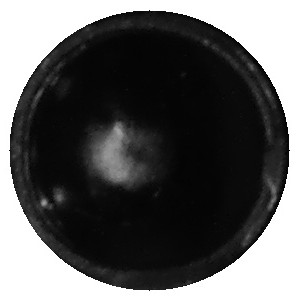
#> input picture train_good/proc_perfect11.jpg, 300 x 300 px; its folder holds 4 pictures in this run
$ python GFA.py
#> lines starting #> are read from the running program, lines starting #| are printed output that depends on the picture; after the words box and inside, x2 and y2 are one past the last pixel; in counts of white or black regions, pixels touching at a corner belong together; long printed decimals are rounded
import cv2
import numpy as np
import os
import glob
import pandas as pd

def calculate_metrics(img):
    """
    Calculates geometric features including roughness and defect depth.
    """
    # Ensure binary (0 or 255)
    _, thresh = cv2.threshold(img, 127, 255, cv2.THRESH_BINARY)

    # Find External Contour
    contours, _ = cv2.findContours(thresh, cv2.RETR_EXTERNAL, cv2.CHAIN_APPROX_SIMPLE)

    if not contours:
        return None

    # Assume the largest contour is the pellet
    c = max(contours, key=cv2.contourArea)

    # 1. Area & Perimeter
    area = cv2.contourArea(c)
    perimeter = cv2.arcLength(c, True)
    if perimeter == 0: return None

    # 2. Circularity
    circularity = (4 * np.pi * area) / (perimeter ** 2)

    # 3. Convex Hull & Solidity
    hull = cv2.convexHull(c)
    hull_area = cv2.contourArea(hull)
    if hull_area == 0: return None
    solidity = area / hull_area

    # --- NEW METRICS FOR NOISE/TEXTURE ---

    # 4. Edge Roughness (Hull Perimeter vs Actual Perimeter)
    # A smooth circle has a ratio near 1.0.
    # A jagged/noisy shape has a lower ratio because the actual perimeter is longer.
    hull_perimeter = cv2.arcLength(hull, True)
    roughness = hull_perimeter / perimeter

    # 5. Max Defect Depth (How deep are the dips?)
    # We need hull indices (returnPoints=False) to calculate defects
    hull_indices = cv2.convexHull(c, returnPoints=False)

    max_defect_depth = 0
    if len(hull_indices) > 3: # Need at least 3 points to define defects
        try:
            defects = cv2.convexityDefects(c, hull_indices)
            if defects is not None:
                # defects structure: [start_index, end_index, farthest_pt_index, fixpt_depth]
                # Depth is the last value (index 3). It is scaled by 256.
                depths = defects[:, 0, 3] / 256.0 # Normalize to pixels
                max_defect_depth = np.max(depths)
        except Exception:
            pass # Fallback if geometry is degenerate

    return {
        'Area': area,
        'Circularity': circularity,
        'Solidity': solidity,
        'Roughness': roughness,         # Sensitive to jagged edges
        'Max_Defect': max_defect_depth  # Sensitive to chips or deep texture grooves
    }

def analyze_folder(folder_path):
#> called with folder_path = 'processed_images/train_good'
    metrics_list = []
    filenames = []

    extensions = ['*.jpg', '*.jpeg', '*.png']
    files = []
    for ext in extensions:
        files.extend(glob.glob(os.path.join(folder_path, ext)))
#> pass 2 of the loop in analyze_folder, `for ext in extensions:`:

    print(f"Analyzing {len(files)} images in {folder_path}...")

    for f in files:
        img = cv2.imread(f, cv2.IMREAD_GRAYSCALE)
#> img is the input picture: shape (300, 300); min 0, max 255, mean 93.6
        if img is not None:
            m = calculate_metrics(img)
#> in calculate_metrics, `_, thresh = cv2.threshold(img, 127, 255, cv2.THRESH_BINARY)`:
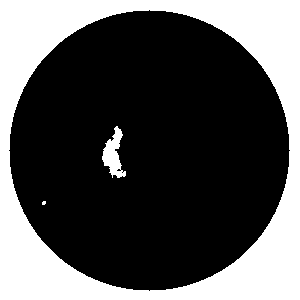
#> thresh: shape (300, 300); 32.3% white; 3 white regions (1 under 20 px), largest, box (x1, y1, x2, y2) and area: (0, 0, 300, 300) 28471, (102, 126, 126, 178) 625
#> in calculate_metrics, `contours, _ = cv2.findContours(thresh, cv2.RETR_EXTERNAL, cv2.CHAIN_AP..`: contours = [[[0, 0], [0, 299], [299, 299], [299, 0]]]
#> in calculate_metrics, `c = max(contours, key=cv2.contourArea)`: c = [[0, 0], [0, 299], [299, 299], [299, 0]]
#> in calculate_metrics, `area = cv2.contourArea(c)`: area = 89401
#> in calculate_metrics, `perimeter = cv2.arcLength(c, True)`: perimeter = 1196
#> in calculate_metrics, `circularity = (4 * np.pi * area) / (perimeter ** 2)`: circularity = 0.785
#> in calculate_metrics, `hull = cv2.convexHull(c)`: hull = [[299, 0], [299, 299], [0, 299], [0, 0]]
#> in calculate_metrics, `hull_area = cv2.contourArea(hull)`: hull_area = 89401
#> in calculate_metrics, `solidity = area / hull_area`: solidity = 1
#> in calculate_metrics, `hull_perimeter = cv2.arcLength(hull, True)`: hull_perimeter = 1196
#> in calculate_metrics, `roughness = hull_perimeter / perimeter`: roughness = 1
#> in calculate_metrics, `hull_indices = cv2.convexHull(c, returnPoints=False)`: hull_indices = [3, 2, 1, 0]
#> m = {'Area': 89401, 'Circularity': 0.785, 'Solidity': 1, 'Roughness': 1, 'Max_Defect': 0}
            if m:
                metrics_list.append(m)
                filenames.append(os.path.basename(f))
#> pass 2 of the loop in analyze_folder, `for f in files:`:
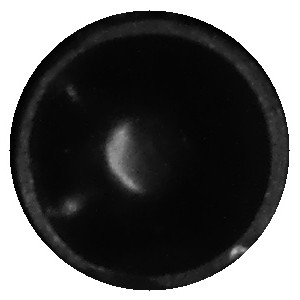
#> input picture train_good/proc_perfect12.jpg, 300 x 300 px
#> in analyze_folder, img is the input picture: shape (300, 300); min 0, max 255, mean 92.4
#> in calculate_metrics (call 2), `_, thresh = cv2.threshold(img, 127, 255, cv2.THRESH_BINARY)`:
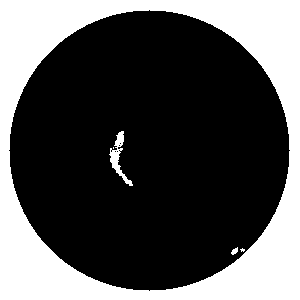
#> thresh: shape (300, 300); 32.1% white; 5 white regions (2 under 20 px), largest, box (x1, y1, x2, y2) and area: (0, 0, 300, 300) 28471, (109, 131, 133, 186) 375, (231, 247, 238, 255) 34

    return pd.DataFrame(metrics_list, index=filenames)

def main():
    TRAIN_FOLDER = 'processed_images/train_good'
    TEST_FOLDER = 'processed_images/test_mixed'

    # --- 1. TRAIN (Learn Statistics) ---
    df_train = analyze_folder(TRAIN_FOLDER)
#> df_train = table of 2 rows and 5 columns

    if df_train.empty:
        print("Error: No valid training data found.")
        return

    # Calculate Mean and Std Dev for each metric
    stats = df_train.describe().loc[['mean', 'std']]
#> stats = table of 2 rows and 5 columns
    print("\n--- TRAINING STATS (Normal Ranges) ---")
    print(stats)
#|          Area  Circularity  Solidity  Roughness  Max_Defect
#| mean  89401.0     0.7854       1.0        1.0         0.0
#| std       0.0     0       0.0        0.0         0.0

    # Define Tolerance (Sigma Rule)
    # 3.0 Sigma = Loose (Passes 99.7% of normals)
    SIGMA = 3.0

    limits = {}
    for col in df_train.columns:
        mean = stats.loc['mean', col]
        std = stats.loc['std', col]

        # Calculate upper and lower bounds
        limits[col] = (mean - (SIGMA * std), mean + (SIGMA * std))
#> this loop made 5 passes
#> (col, mean) on passes 1 to 5: ('Area', 89401), ('Circularity', 0.785), ('Solidity', 1), ('Roughness', 1), ('Max_Defect', 0)
#> after the loop, limits = {'Area': (89401, 89401), 'Circularity': (0.785, 0.785), 'Solidity': (1, 1), 'Roughness': (1, 1), 'Max_Defect': (0, 0)}

    print("\n--- DEFINED THRESHOLDS ---")
    for k, v in limits.items():
        print(f"{k}: {v[0]:.4f} to {v[1]:.4f}")
#> this loop made 5 passes
#| Area: 89401.0000 to 89401.0000
#| Circularity: 0.7854 to 0.7854
#| Solidity: 1.0000 to 1.0000
#| Roughness: 1.0000 to 1.0000
#| Max_Defect: 0.0000 to 0.0000

    # --- 2. TEST (Detect Defects) ---
    df_test = analyze_folder(TEST_FOLDER)
#> pass 2 of the loop in analyze_folder, `for ext in extensions:`:

    print("\n--- TEST RESULTS ---")
    for filename, row in df_test.iterrows():
        reasons = []

        # Check each metric against limits
        for metric, (low, high) in limits.items():
            val = row[metric]

            # Special logic for defects: We only care if they are too BIG (High)
            # A defect of size 0 is perfect, so we don't check the lower bound.
            if metric == 'Max_Defect':
                if val > high:
                    reasons.append(f"Deep Defect/Chip ({val:.2f} > {high:.2f})")
                continue

            # Standard checks for other metrics
            if val < low:
                reasons.append(f"Low {metric} ({val:.4f} < {low:.4f})")
            elif val > high:
                reasons.append(f"High {metric} ({val:.4f} > {high:.4f})")

        if not reasons:
            print(f"{filename}: PASS")
        else:
            print(f"{filename}: FAIL -> {', '.join(reasons)}")

if __name__ == "__main__":
    main()
